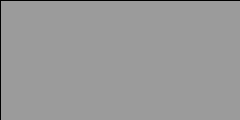
Frame 1 (no input)
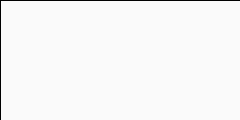
Frame 60 (the mouse pressed at the canvas centre just before this capture)
Frame 120 (the mouse held since frame 60 and released just before this capture): identical to frame 60, image omitted

The Processing sketch that drew these frames (run headless with seeded random() and noise(); from frame 60 on, the mouse is pressed at the canvas centre):

// Processing sketch: FV_Assignment_5
// ── FV_Assignment_5.pde
// Getting Started with Processing
// Example 5-16: Tap a Key
// Controls: Use the 'a' and 'd' keys.

float x1;
float y1;
float x2;
float y2;

void setup() {
  size(240, 120);
  colorMode(HSB, 360, 100, 100, 100);
  background(204);
}

void draw() {
  fill(360, 10);
  rect(0, 0, width, height);

  line(x1, x2, y1, y2);

  switch(key) {
  case 'a':
    x1 = random(10, 230);
    y1 = random(10, 110);
    break;
  case 'd':
    x2 = random(10, 230);
    y2 = random(10, 110);
    break;
  }
}
